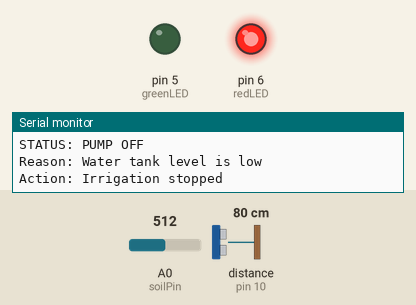
This sketch was run on a simulated Arduino Uno, built with avr-gcc and run on an emulated ATmega328P. Shown: output pins drawn as LEDs (lit = HIGH), the last lines printed to the serial monitor. Wiring (inferred from the names in the program): ultrasonic range finder: trigger pin 9; echo pin 10. The test bench sets the inputs (shaded band); at power-on: distance to the obstacle (sensor on pin 10) 80 cm, A0 (soilPin) = 512. The echo pulse lasts 58.3 µs per cm; pins used as bus, display or sensor lines are not drawn.

Above: at 1.9 s.
2.0 s: distance to the obstacle (sensor on pin 10) set to 75 cm
3.5 s: distance to the obstacle (sensor on pin 10) set to 66 cm
At 5.5 s:
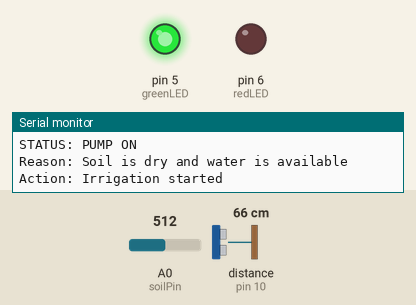
6.0 s: A0 (soilPin) set to 586
7.9 s: A0 (soilPin) set to 614
At 9.3 s:
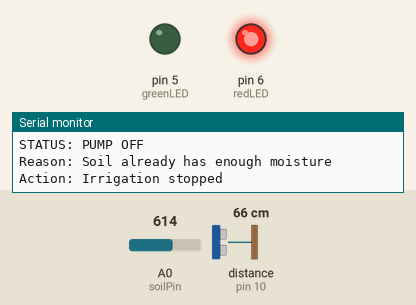
11.7 s: A0 (soilPin) set to 590
At 13.5 s:
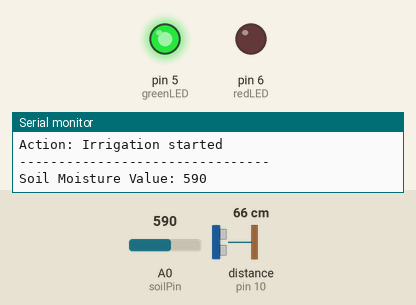
13.8 s: A0 (soilPin) set to 610
At 15.6 s:
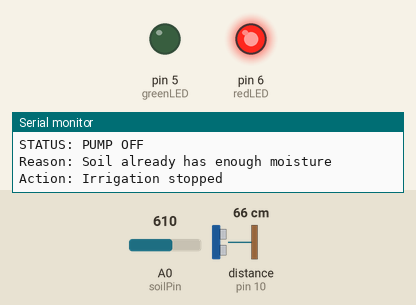
Timing chart, 0 to 17.0 s (numbered marks = the images above; inputs shaded):
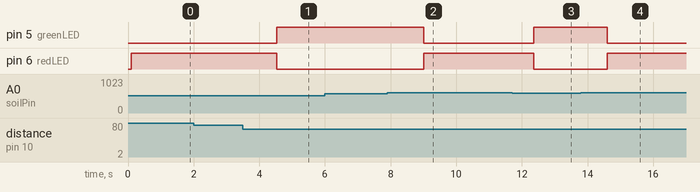

Measured:
- the behaviour switches between 71 and 70 cm on distance to the obstacle (sensor on pin 10) (found by bisection; images 0 and 1)
- the behaviour switches between 599 and 600 on A0 (soilPin) (found by bisection; images 1 and 2)
- after the input at 3.5 s, pin 5 (greenLED): LOW → HIGH after 1.0 s; pin 6 (redLED): HIGH → LOW after 1.0 s
- after the input at 7.9 s, pin 5 (greenLED): HIGH → LOW after 1.1 s; pin 6 (redLED): LOW → HIGH after 1.1 s
- after the input at 11.7 s, pin 5 (greenLED): LOW → HIGH after 0.66 s; pin 6 (redLED): HIGH → LOW after 0.66 s
- after the input at 13.8 s, pin 5 (greenLED): HIGH → LOW after 0.79 s; pin 6 (redLED): LOW → HIGH after 0.79 s

The sketch:

Smart_solar_irrigation.ino
```cpp
// Smart Solar Powered Rainwater Harvesting
// and Automated Drip Irrigation System

const int soilPin = A0;

const int trigPin = 9;
const int echoPin = 10;

const int greenLED = 5;
const int redLED = 6;

long duration;
float distance;
int soilValue;

void setup() {
  pinMode(trigPin, OUTPUT);
  pinMode(echoPin, INPUT);

  pinMode(greenLED, OUTPUT);
  pinMode(redLED, OUTPUT);

  Serial.begin(9600);

  Serial.println("SMART IRRIGATION SYSTEM STARTED");
  Serial.println("--------------------------------");
}

void loop() {

  // Read Soil Moisture
  soilValue = analogRead(soilPin);

  // Read Water Level
  digitalWrite(trigPin, LOW);
  delayMicroseconds(2);

  digitalWrite(trigPin, HIGH);
  delayMicroseconds(10);

  digitalWrite(trigPin, LOW);

  duration = pulseIn(echoPin, HIGH);
  distance = duration * 0.034 / 2;

  Serial.println("--------------------------------");
  Serial.print("Soil Moisture Value: ");
  Serial.println(soilValue);

  Serial.print("Water Distance: ");
  Serial.print(distance);
  Serial.println(" cm");

  // Conditions
  if (soilValue < 600 && distance < 70) {

    digitalWrite(greenLED, HIGH);
    digitalWrite(redLED, LOW);

    Serial.println("STATUS: PUMP ON");
    Serial.println("Reason: Soil is dry and water is available");
    Serial.println("Action: Irrigation started");

  }
  else {

    digitalWrite(greenLED, LOW);
    digitalWrite(redLED, HIGH);

    Serial.println("STATUS: PUMP OFF");

    if (soilValue >= 600) {
      Serial.println("Reason: Soil already has enough moisture");
    }

    if (distance >= 70) {
      Serial.println("Reason: Water tank level is low");
    }

    Serial.println("Action: Irrigation stopped");
  }

  delay(1000);
}
```
